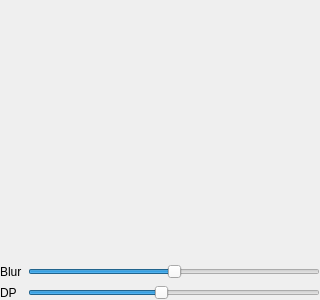
<?xml version="1.0" encoding="UTF-8"?>
<ui version="4.0">
 <class>bassma::QBallDetector</class>
 <widget class="QWidget" name="bassma::QBallDetector">
  <property name="windowModality">
   <enum>Qt::NonModal</enum>
  </property>
  <property name="enabled">
   <bool>true</bool>
  </property>
  <property name="geometry">
   <rect>
    <x>0</x>
    <y>0</y>
    <width>320</width>
    <height>300</height>
   </rect>
  </property>
  <property name="sizePolicy">
   <sizepolicy hsizetype="Preferred" vsizetype="Preferred">
    <horstretch>0</horstretch>
    <verstretch>0</verstretch>
   </sizepolicy>
  </property>
  <property name="minimumSize">
   <size>
    <width>320</width>
    <height>300</height>
   </size>
  </property>
  <property name="maximumSize">
   <size>
    <width>640</width>
    <height>540</height>
   </size>
  </property>
  <property name="windowTitle">
   <string>Form</string>
  </property>
  <property name="layoutDirection">
   <enum>Qt::LeftToRight</enum>
  </property>
  <layout class="QVBoxLayout" name="verticalLayout_2">
   <property name="margin">
    <number>0</number>
   </property>
   <item>
    <widget class="bassma::QOpenCVWidget" name="image" native="true">
     <property name="sizePolicy">
      <sizepolicy hsizetype="MinimumExpanding" vsizetype="MinimumExpanding">
       <horstretch>0</horstretch>
       <verstretch>0</verstretch>
      </sizepolicy>
     </property>
     <property name="minimumSize">
      <size>
       <width>320</width>
       <height>240</height>
      </size>
     </property>
     <property name="maximumSize">
      <size>
       <width>640</width>
       <height>480</height>
      </size>
     </property>
     <property name="layoutDirection">
      <enum>Qt::LeftToRight</enum>
     </property>
    </widget>
   </item>
   <item>
    <layout class="QFormLayout" name="controls">
     <item row="0" column="1">
      <widget class="QSlider" name="blurSlider">
       <property name="minimum">
        <number>1</number>
       </property>
       <property name="maximum">
        <number>5</number>
       </property>
       <property name="singleStep">
        <number>2</number>
       </property>
       <property name="pageStep">
        <number>2</number>
       </property>
       <property name="value">
        <number>3</number>
       </property>
       <property name="orientation">
        <enum>Qt::Horizontal</enum>
       </property>
      </widget>
     </item>
     <item row="0" column="0">
      <widget class="QLabel" name="label">
       <property name="text">
        <string>Blur</string>
       </property>
      </widget>
     </item>
     <item row="1" column="1">
      <widget class="QSlider" name="dpSlider">
       <property name="minimum">
        <number>80</number>
       </property>
       <property name="maximum">
        <number>300</number>
       </property>
       <property name="value">
        <number>180</number>
       </property>
       <property name="sliderPosition">
        <number>180</number>
       </property>
       <property name="orientation">
        <enum>Qt::Horizontal</enum>
       </property>
       <property name="tickPosition">
        <enum>QSlider::NoTicks</enum>
       </property>
      </widget>
     </item>
     <item row="1" column="0">
      <widget class="QLabel" name="dpLabel">
       <property name="text">
        <string>DP</string>
       </property>
      </widget>
     </item>
    </layout>
   </item>
  </layout>
 </widget>
 <customwidgets>
  <customwidget>
   <class>bassma::QOpenCVWidget</class>
   <extends>QWidget</extends>
   <header>QOpenCVWidget.h</header>
   <container>1</container>
  </customwidget>
 </customwidgets>
 <resources/>
 <connections>
  <connection>
   <sender>blurSlider</sender>
   <signal>valueChanged(int)</signal>
   <receiver>bassma::QBallDetector</receiver>
   <slot>setBlur(int)</slot>
   <hints>
    <hint type="sourcelabel">
     <x>127</x>
     <y>227</y>
    </hint>
    <hint type="destinationlabel">
     <x>226</x>
     <y>-18</y>
    </hint>
   </hints>
  </connection>
  <connection>
   <sender>dpSlider</sender>
   <signal>valueChanged(int)</signal>
   <receiver>bassma::QBallDetector</receiver>
   <slot>setDP(int)</slot>
   <hints>
    <hint type="sourcelabel">
     <x>211</x>
     <y>266</y>
    </hint>
    <hint type="destinationlabel">
     <x>244</x>
     <y>0</y>
    </hint>
   </hints>
  </connection>
 </connections>
 <slots>
  <slot>setBlur(int)</slot>
  <slot>setDP(int)</slot>
 </slots>
</ui>
